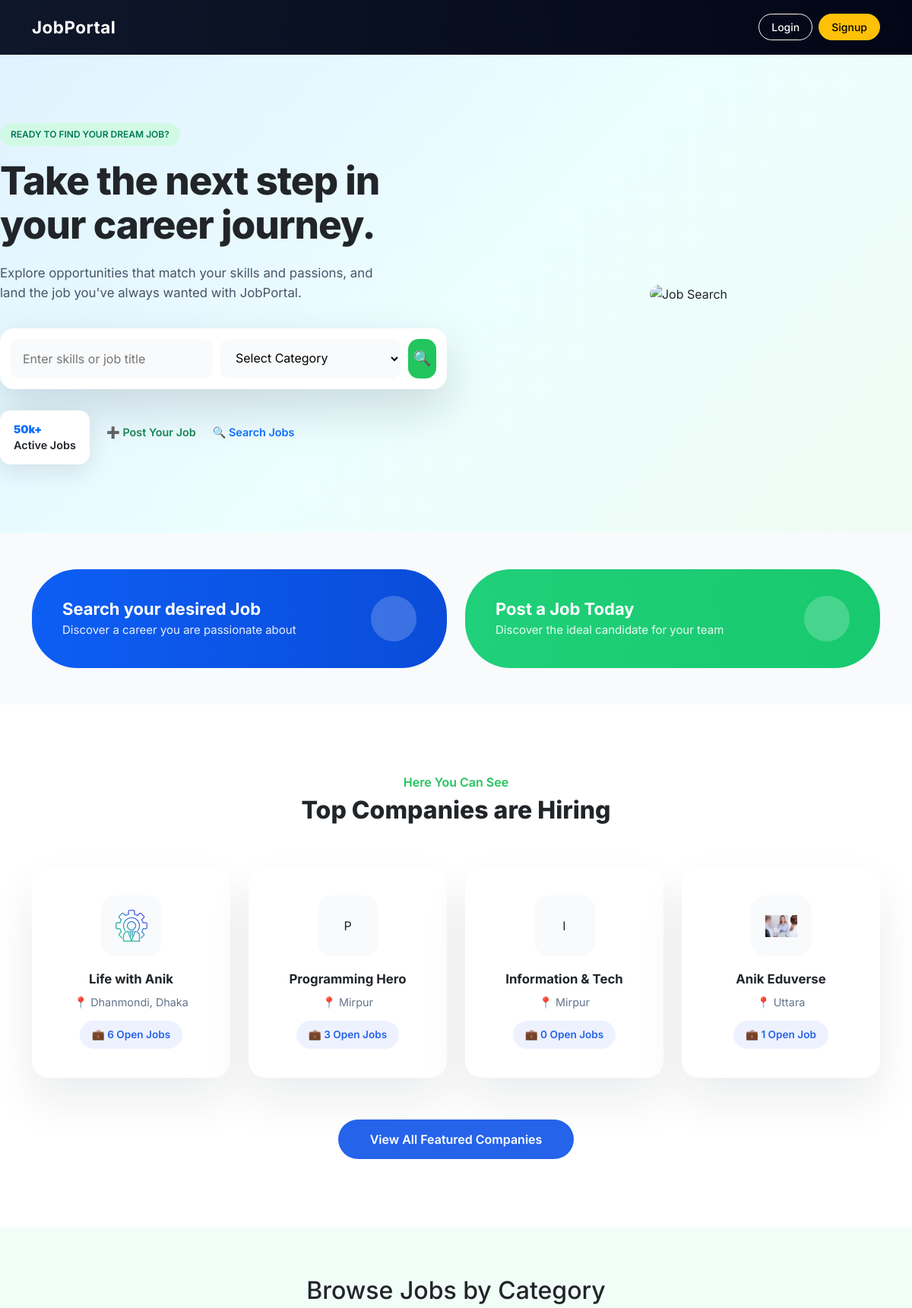
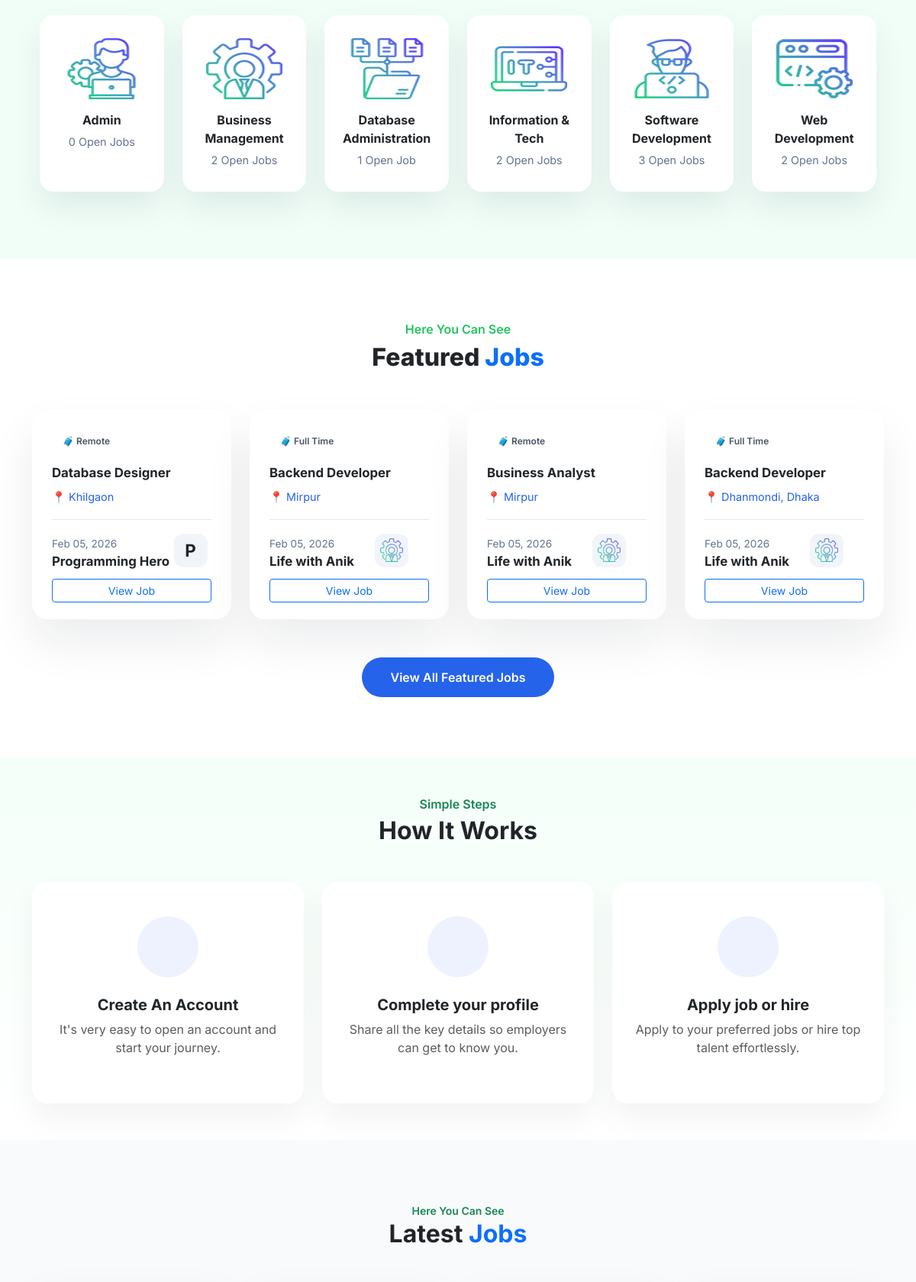
The page / (upper part) on the database its author committed (2 pictures, top to bottom).
### companies/models.py (models this page shows, shortened)
class Company(models.Model):
    owner = models.OneToOneField(User, on_delete=models.CASCADE)
    name = models.CharField(max_length=200)
    logo = models.ImageField(upload_to='company_logos/', blank=True, null=True)
    description = models.TextField()
    website = models.URLField(blank=True)
    location = models.CharField(max_length=200)

### jobs/models.py (models this page shows, shortened)
class Category(models.Model):
    name = models.CharField(max_length=100)
    slug = models.SlugField(unique=True)
    logo = models.ImageField(upload_to='category_logos/', blank=True, null=True)

class Job(models.Model):
    JOB_TYPE = (
        ('full_time', 'Full Time'),
        ('part_time', 'Part Time'),
        ('remote', 'Remote'),
    )
    category = models.ForeignKey(
        Category,
        on_delete=models.SET_NULL,
        null=True,
        related_name='jobs'
    )
    company = models.ForeignKey(Company, on_delete=models.CASCADE)
    title = models.CharField(max_length=200)
    location = models.CharField(max_length=200)
    job_type = models.CharField(max_length=20, choices=JOB_TYPE)
    salary = models.CharField(max_length=100, blank=True)
    description = models.TextField()
    requirements = models.TextField()
    deadline = models.DateField()
    is_featured = models.BooleanField(default=False)
    featured_until = models.DateTimeField(null=True, blank=True)
    created_at = models.DateTimeField(auto_now_add=True)

### jobs/views.py (the view)
# urls.py: path('', views.job_list, name='job_list'),
def job_list(request):
    Job.objects.filter(
        is_featured=True,
        featured_until__lt=timezone.now()
    ).update(is_featured=False, featured_until=None)
    jobs_qs = Job.objects.all().order_by('-created_at')
    keyword = request.GET.get('q')
    location = request.GET.get('location')
    job_type = request.GET.get('job_type')
    if keyword:
        jobs_qs = jobs_qs.filter(
            Q(title__icontains=keyword) |
            Q(company__name__icontains=keyword)
        )
    if location:
        jobs_qs = jobs_qs.filter(location__icontains=location)
    if job_type:
        jobs_qs = jobs_qs.filter(job_type=job_type)
    featured_jobs = jobs_qs.filter(is_featured=True)
    normal_jobs = jobs_qs.filter(is_featured=False)
    categories = Category.objects.annotate(
        total_jobs=Count('jobs')
    )
    companies = Company.objects.annotate(
    total_jobs=Count('job')
)
    cities = (
    Job.objects
    .exclude(location__isnull=True)
    .exclude(location__exact="")
    .values(city=Lower('location'))
    .annotate(total_jobs=Count('id'))
    .order_by('-total_jobs')
)
    news_list = News.objects.all().order_by('-created_at')[:5]
    success_stories = None
    if request.user.is_authenticated:
        role = request.user.profile.role
        success_stories = SuccessStory.objects.filter(
            story_type=role
        ).order_by("-created_at")[:6]
    context = {
        'featured_jobs': featured_jobs,
        'jobs': normal_jobs,
        'categories': categories,
        'companies': companies,
        'cities': cities,
        'news_list': news_list,
        "success_stories": success_stories,
        'keyword': keyword,
        'location': location,
        'job_type': job_type,
    }
    return render(request, 'jobs/job_list.html', context)

### templates/jobs/job_list.html (shortened to what this page needs)
{% extends "base.html" %}
{% block content %}
<div class="hero-wrapper">
  <div class="hero-inner">
    <div class="row align-items-center">
      <div class="col-lg-6 mb-5 mb-lg-0">
        <span class="hero-badge">
          READY TO FIND YOUR DREAM JOB?
        </span>
        <h1 class="hero-title">
          Take the next step in <br>
          your career journey.
        </h1>
        <p class="hero-text">
          Explore opportunities that match your skills and passions, and land
          the job you've always wanted with JobPortal.
        </p>
        <form method="get" class="hero-search">
          <input type="text"
                 name="q"
                 value="{{ request.GET.q }}"
                 placeholder="Enter skills or job title">
          <select name="category">
            <option value="">Select Category</option>
          </select>
          <button type="submit">
            🔍
          </button>
        </form>
        <div class="hero-stats">
          <div class="stat-box">
            <strong class="text-primary">50k+</strong><br>
            Active Jobs
          </div>
          <div class="hero-links mt-3">
            <a href="{% url 'create_job' %}" class="text-success">
              ➕ Post Your Job
            </a>
            <a href="{% url 'job_list' %}" class="text-primary">
              🔍 Search Jobs
            </a>
          </div>
        </div>
      </div>
      <div class="col-lg-6 text-center hero-image">
        <img src="https://sharjeelanjum.com/html/jobs-portal/images/hero-image.png"
             alt="Job Search">
      </div>
    </div>
  </div>
</div>
<div class="">
<section class="cta-section py-5">
  <div class="container">
    <div class="row g-4">
      <div class="col-lg-6">
        <div class="cta-box cta-blue d-flex align-items-center justify-content-between">
          <div>
            <h4 class="fw-bold mb-1">Search your desired Job</h4>
            <p class="mb-0">Discover a career you are passionate about</p>
          </div>
          <div class="cta-icon">
          </div>
        </div>
      </div>
      <div class="col-lg-6">
        <div class="cta-box cta-green d-flex align-items-center justify-content-between">
          <div>
            <h4 class="fw-bold mb-1">Post a Job Today</h4>
            <p class="mb-0">Discover the ideal candidate for your team</p>
          </div>
          <div class="cta-icon">
          </div>
        </div>
      </div>
    </div>
  </div>
</section>
<section class="company-wrapper">
  <div class="container">
    <div class="company-subtitle">
      Here You Can See
    </div>
    <h2 class="company-title">
      Top Companies are Hiring
    </h2>
    <div class="row g-4">
      {% for company in companies %}
      <div class="col-lg-3 col-md-6">
        <a href="{% url 'jobs_by_company' company.id %}"
           class="text-decoration-none text-dark">
          <div class="company-card">
            <div class="company-logo-box">
              {% if company.logo %}
                <img src="{{ company.logo.url }}">
              {% else %}
                {{ company.name|slice:":1" }}
              {% endif %}
            </div>
            <div class="company-name">
              {{ company.name }}
            </div>
            <div class="company-location">
              📍 {{ company.location }}
            </div>
            <div class="company-jobs">
              💼 {{ company.total_jobs }} Open Job{{ company.total_jobs|pluralize }}
            </div>
          </div>
        </a>
      </div>
      {% endfor %}
    </div>
    <div class="company-btn">
      <a href="#">
        View All Featured Companies
      </a>
    </div>
  </div>
</section>
<section class="category-section">
    <div class="container mb-5">
<h2 class=" mb-4 text-center mt-4">
    Browse Jobs by Category
  </h2>
  <div class="row g-4">
    {% for category in categories %}
    <div class="col-lg-2 col-md-6">
      <a href="{% url 'jobs_by_category' category.slug %}"
         class="text-decoration-none text-dark">
        <div class="category-card">
          <div class="category-icon">
            {% if category.logo %}
      <img src="{{ category.logo.url }}" alt="{{ category.name }}" class="w-4">
    {% else %}
      📁
    {% endif %}
          </div>
          <div class="category-name">
            {{ category.name }}
          </div>
          <div class="category-jobs">
            {{ category.total_jobs }} Open Job{{ category.total_jobs|pluralize }}
          </div>
        </div>
      </a>
    </div>
    {% endfor %}
  </div>
    </div>
</section>
  <section class="featured-wrapper">
  <div class="container">
    <div class="featured-subtitle">
      Here You Can See
    </div>
    <h2 class="featured-title">
      Featured <span class="text-primary">Jobs</span>
    </h2>
    <div class="row g-4">
      {% for job in featured_jobs %}
      <div class="col-lg-3 col-md-6">
        <div class="featured-card">
          <div class="job-type">
            🧳 {{ job.get_job_type_display }}
          </div>
          <div class="job-title">
            {{ job.title }}
          </div>
          <div class="job-location">
            📍 {{ job.location }}
          </div>
          <div class="job-divider"></div>
          <div class="job-footer">
            <div>
              <div class="job-date">
                {{ job.created_at|date:"M d, Y" }}
              </div>
              <div class="company-name">
                {{ job.company.name }}
              </div>
            </div>
            <div class="company-logo">
              {% if job.company.logo %}
                <img src="{{ job.company.logo.url }}" class="img-fluid">
              {% else %}
                {{ job.company.name|slice:":1" }}
              {% endif %}
            </div>
          </div>
<a href="{% url 'job_detail' job.id %}"
               class="btn btn-outline-primary btn-sm w-100">
              View Job
            </a>
        </div>
      </div>
      {% endfor %}
    </div>
    <div class="featured-btn">
      <a href="{% url 'job_list' %}">
        View All Featured Jobs
      </a>
    </div>
  </div>
</section>
  <section class="how-it-works-section py-5">
  <div class="container text-center">
    <p class="text-success fw-semibold mb-1">Simple Steps</p>
    <h2 class="fw-bold mb-5">How It Works</h2>
    <div class="row g-4 justify-content-center">
      <div class="col-lg-4 col-md-6">
        <div class="how-card">
          <div class="icon-circle">
          </div>
          <h5 class="fw-bold mt-4">Create An Account</h5>
          <p class="text-muted mt-2">
            It's very easy to open an account and start your journey.
          </p>
        </div>
      </div>
      <div class="col-lg-4 col-md-6">
        <div class="how-card">
          <div class="icon-circle">
          </div>
          <h5 class="fw-bold mt-4">Complete your profile</h5>
          <p class="text-muted mt-2">
            Share all the key details so employers can get to know you.
          </p>
        </div>
      </div>
      <div class="col-lg-4 col-md-6">
        <div class="how-card">
          <div class="icon-circle">
          </div>
          <h5 class="fw-bold mt-4">Apply job or hire</h5>
          <p class="text-muted mt-2">
            Apply to your preferred jobs or hire top talent effortlessly.
          </p>
        </div>
      </div>
    </div>
  </div>
</section>
  <section class="latest-jobs">
  <div class="container">
    <div class="text-center mb-5">
      <small class="text-success fw-semibold">
        Here You Can See
      </small>
      <h2 class="fw-bold">
        Latest <span class="text-primary">Jobs</span>
      </h2>
    </div>
    <div class="row g-4">
    </div>
  </div>
</section>
</div>
{% endblock %}

### templates/base.html (shortened to what this page needs)
<!DOCTYPE html>
<html lang="en">
<head>
  <link href="https://cdn.jsdelivr.net/npm/bootstrap@5.3.2/dist/css/bootstrap.min.css" rel="stylesheet">
  <link rel="stylesheet"
        href="https://cdn.jsdelivr.net/npm/swiper@11/swiper-bundle.min.css">
</head>
<body>
<nav class="navbar navbar-expand-lg navbar-dark">
  <div class="container">
    <a class="navbar-brand" href="{% url 'job_list' %}">
      JobPortal
    </a>
    <div class="ms-auto d-flex align-items-center gap-2">
      {% if user.is_authenticated %}
        {% if user.profile.role == 'employer' %}
          <a href="{% url 'company_detail' %}" class="btn btn-outline-info btn-sm nav-btn">
            Dashboard
          </a>
          <a href="{% url 'employer_overview' %}" class="btn btn-success btn-sm nav-btn">
            Employer Dashboard
          </a>
          <a href="{% url 'employer_analytics' %}" class="btn btn-outline-warning btn-sm nav-btn">
            Analytics
          </a>
        {% endif %}
        {% if user.profile.role == 'candidate' %}
          <a href="{% url 'candidate_overview' %}" class="btn btn-success btn-sm nav-btn">
            Candidate Dashboard
          </a>
           <a href="{% url 'resume_builder' %}" class="btn btn-primary btn-sm nav-btn">
            Resume Builder
          </a>
        {% endif %}
        <form method="post" action="{% url 'logout' %}">
          {% csrf_token %}
          <button type="submit" class="btn btn-danger btn-sm nav-btn">
            Logout
          </button>
        </form>
      {% else %}
        <a href="{% url 'login' %}" class="btn btn-outline-light btn-sm nav-btn">
          Login
        </a>
        <a href="{% url 'signup' %}" class="btn btn-warning btn-sm nav-btn">
          Signup
        </a>
      {% endif %}
    </div>
  </div>
</nav>
<div class="  main-container">
  {% block content %}{% endblock %}
</div>
</body>
</html>

### templates/base.html (style rules this page uses)
body { font-family: 'Inter', sans-serif; background: #f8fafc; }
.navbar { background: linear-gradient(90deg, #0f172a, #020617); padding: 14px 0; }
.navbar-brand { font-weight: 700; font-size: 1.4rem; letter-spacing: 0.5px; }
.nav-btn { border-radius: 999px; padding: 6px 16px; font-weight: 500; }
.main-container { min-height: calc(100vh - 200px); }

### rows shown on the page
Company: logo (picture), name "Life with Anik", location "Dhanmondi, Dhaka", total_jobs "6"
Company: name "P", name "Programming Hero", location "Mirpur", total_jobs "3"
Company: name "I", name "Information & Tech", location "Mirpur", total_jobs "0"
Company: logo (picture), name "Anik Eduverse", location "Uttara", total_jobs "1"
Category: logo (picture), name "Admin", total_jobs "0"
Category: logo (picture), name "Business Management", total_jobs "2"
Category: logo (picture), name "Database Administration", total_jobs "1"
Category: logo (picture), name "Information & Tech", total_jobs "2"
Category: logo (picture), name "Software Development", total_jobs "3"
Category: logo (picture), name "Web Development", total_jobs "2"
Job: job_type "Remote", title "Database Designer", location "Khilgaon", created_at "Feb 05, 2026", company.name "Programming Hero", company.name "P"
Job: job_type "Full Time", title "Backend Developer", location "Mirpur", created_at "Feb 05, 2026", company.name "Life with Anik", company.logo (picture)
Job: job_type "Remote", title "Business Analyst", location "Mirpur", created_at "Feb 05, 2026", company.name "Life with Anik", company.logo (picture)
Job: job_type "Full Time", title "Backend Developer", location "Dhanmondi, Dhaka", created_at "Feb 05, 2026", company.name "Life with Anik", company.logo (picture)
